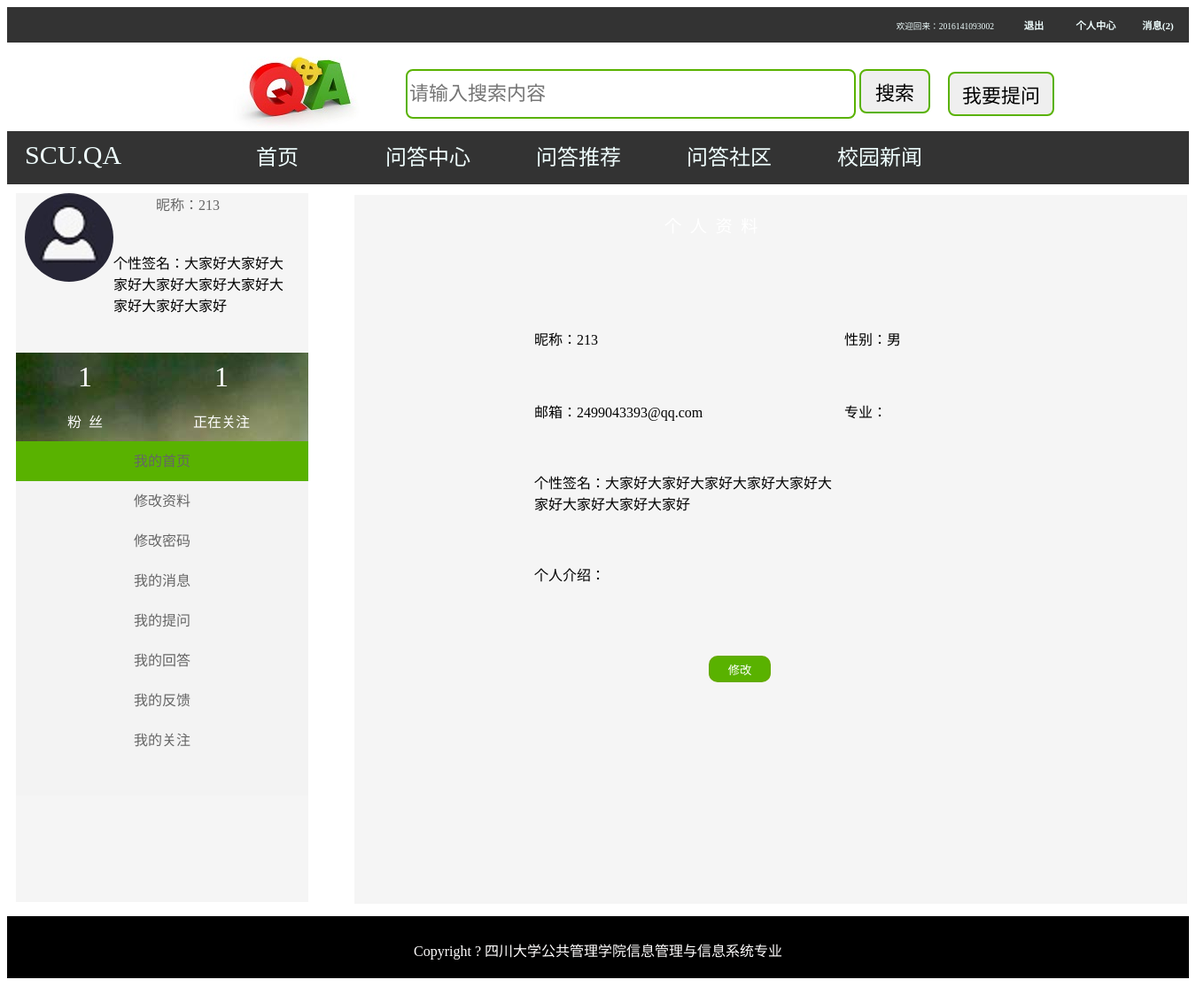
The app's page /usercenter_index/ (signed in) with its own data.
### QA/models.py (models this page shows)
class User(models.Model):
    gender = (
        ('male', "男"),
        ('female', "女"),
    )
    username = models.CharField(max_length=128, unique=True, primary_key=True)
    password = models.CharField(max_length=256)
    sex = models.CharField(max_length=32, choices=gender, default="男")
    c_time = models.DateTimeField(auto_now=True)
    nickname = models.CharField(max_length=50, blank=True)
    profession = models.CharField(max_length=50, blank=True)
    email = models.EmailField()
    per_signature = models.CharField(max_length=1024,blank=True)
    per_introduction = models.TextField(blank=True)
    uid_qid = models.ManyToManyField(to='Question', through='Question_Favorite', through_fields=('fauthor','question'))
    headshot_img = models.ImageField(upload_to='headshot_img', default='headshot_img/headshot.jpg')

### QA/views.py (the view)
    def _get_follow_num(request):
         username = request.session["username"]
         userfollower = models.User_Favorite.objects.filter(follower_id=username)
         userfollower_num = userfollower.count()
         userfollowing = models.User_Favorite.objects.filter(user_id=username)
         userfollowing_num = userfollowing.count()
         return func(request, userfollowing_num, userfollower_num)

### QA/templatetags/filter.py (called while the page is built)
def message_num(username):
    message_num = 0
    if username:
        user = models.User.objects.get(username=username)
        community_apply = models.Community_Apply.objects.filter(community__c_author=user, agree=2)
        message_num = community_apply.count()
    return message_num

### QA/views.py (called while the page is built)
def get_follow_num(func):
    def _get_follow_num(request):
         username = request.session["username"]
         userfollower = models.User_Favorite.objects.filter(follower_id=username)
         userfollower_num = userfollower.count()
         userfollowing = models.User_Favorite.objects.filter(user_id=username)
         userfollowing_num = userfollowing.count()
         return func(request, userfollowing_num, userfollower_num)
    return _get_follow_num

@get_follow_num
def usercenter_index(request,userfollowing_num,userfollower_num):
    if not request.session.get('is_login') == 'yes':
        return redirect("/login/")
    username = request.session["username"]
    user=models.User.objects.get(username=username)
    return render(request, 'usercenter_index.html', locals())

### QA/templates/usercenter_index.html (shortened to what this page needs)
{% extends 'usercenter.html' %}
{% load staticfiles %}
{% block css %}
    <link rel="stylesheet" type="text/css" href="{% static 'css/base.css' %}" >
    <link rel="stylesheet" type="text/css" href="{% static 'css/usercenter.css' %}" >
{% endblock %}
{% block content %}
    <div class="user-right">
          <div class="right_title">
              <div class="title_con">个&nbsp;&nbsp;人&nbsp;&nbsp;资&nbsp;&nbsp;料</div>
          </div>
          <table class="info_tab">
              <tr>
                  <td style="width: 400px">昵称：{{ user.nickname }}</td>
                  <td style="width:150px">性别：{{ user.sex }}</td>
              <tr>
                  <td style="width:300px">邮箱：{{ user.email }}</td>
                  <td style="width:300px">专业：{{ user.profession }}</td>
              </tr>
              <tr>
                  <td>个性签名：{{ user.per_signature }}</td>
              </tr>
              <tr>
                  <td>个人介绍：{{ user.per_introduction }}</td>
              </tr>
          </table>
          <a href="/userinfo_reset/"><button style="height:30px;width:70px;border:2px solid #62ab00;border-radius:10px;background-color: #59B200;color:#fff;margin-left: 400px;margin-top: 50px">修改</button></a>
    </div>
{% endblock %}

### QA/templates/usercenter.html (shortened to what this page needs)
{% extends 'base.html' %}
{% load staticfiles %}
{% block left %}
    <div class="user-left">
      <div class="left-top1">
            <div class="top1">
                <div class="top1-1">
                    <a href="/userinfo_reset/"><img src="{{ user.headshot_img.url }}" style="border-radius: 50%"></a>
                </div>
                <div class="top1-2">
                    <a href="/usercenter_index/">昵称：{{ user.nickname }}</a></div>
                <div class="top1-3">
                    <p>{% if user.per_signature %}个性签名：{{ user.per_signature }}{% else %}<a href="/userinfo_reset/">你还没有个性签名，点这添加！</a>{% endif %}</p>
                </div>
            </div>
            <div class="top2" >
                    <table class="table">
                        <tr class="tr">
                            <td class="td1"><a style="color: #fff;text-decoration: none" href="/my_followers/">{{ userfollower_num}}</a></td>
                            <td class="td1"><a style="color: #fff;text-decoration: none"href="/my_followings/">{{ userfollowing_num }}</a></td>
                        </tr>
                        <tr class="tr">
                            <td class="td2">粉&nbsp;&nbsp;丝</td>
                            <td class="td2">正在关注</td>
                        </tr>
                    </table>
            </div>
      </div>
      <div class="left-top2">
                 <li>{%if request.path == '/usercenter_index/'%} <a class="active" href="/usercenter_index/">我的首页</a>{% else %}<a href="/usercenter_index/">我的首页</a>{% endif %}</li>
                 <li>{%if request.path == '/userinfo_reset/'%}<a class="active" href="/userinfo_reset/">修改资料</a>{% else %}<a href="/userinfo_reset/">修改资料</a>{% endif %}</li>
                 <li>{%if request.path == '/password_modify/'%}<a class="active" href="/password_modify/">修改密码</a>{% else %}<a href="/password_modify/">修改密码</a>{% endif %}</li>
                 <li>{%if request.path == '/user_message/'%} <a class="active" href="/user_message/">我的消息</a>{% else %}<a href="/user_message/">我的消息</a>{% endif %}</li>
                 <li>{%if request.path == '/my_question/'%} <a class="active" href="/my_question/">我的提问</a>{% else %}<a href="/my_question/">我的提问</a>{% endif %}</li>
                 <li>{%if request.path == '/my_answer/'%} <a class="active" href="/my_answer/">我的回答</a>{% else %}<a href="/my_answer/">我的回答</a>{% endif %}</li>
                 <li>{%if request.path == '/user_feedback/'%} <a class="active" href="/user_feedback/">我的反馈</a>{% else %}<a href="/user_feedback/">我的反馈</a>{% endif %}</li>
                 <li>{%if request.path == '/my_followers/'%} <a class="active" href="/my_followers/">我的关注</a>{% else %}<a href="/my_followers/">我的关注</a>{% endif %}</li>
      </div>
    </div>
{% endblock left%}

### QA/templates/base.html (shortened to what this page needs)
{% load staticfiles %}
{% load filter %}
<!DOCTYPE html>
<html lang="en">
<head>
    {% block css %}{% endblock %}
</head>
<body>
{% block header_con %}
   <div class="header">
       <div class="header_nav">
                 {% if request.session.is_login  %}
                     <li class="header_nav_list"><h3><a href="/user_message/">消息({{ request.session.username|message_num}})</a></h3></li>
                    <li class="header_nav_list"><h3><a href="/usercenter_index/">个人中心</a></h3></li>
                     <li class="header_nav_list"><h3><a href="/logout/">退出</a></h3></li>
                     <li class="header_nav_list_welcome">欢迎回来：{{request.session.username }}</li>
                 {% else %}
			         <li class="header_nav_list"><h3><a href="/register/">注册</a></h3></li>
                     <li class="header_nav_list"><h3><a href="/login/">登录</a></h3></li>
                 {% endif %}
       </div>
   </div>
<div class="sou-suo">
        <div class="sou-suo-icon">
            <img src="/static/img/logo.jpg/">
        </div>
        <div class="sou-suo-search">
            <form action="/search/" method="get">
                <input type="text" name="q" placeholder="请输入搜索内容" value="" required>
                <button type="submit" >搜索</button>
            </form>
        </div>
        <div class="sou-suo-question">
            <a href="/question/"><button>我要提问</button></a>
        </div>
</div>
<header class="dao-hang">
    <div class="dao-hang2">
        <div class="logo">SCU.QA</div>
        <li class="dao-hang-lie-biao"><a {%if request.path == '/index/'%} class="active"{% endif %}href="/index/">首页</a></li>
        <li class="dao-hang-lie-biao"><a {%if request.path|slice:"5" == '/type'%} class="active"{% endif %}href="/type_all/">问答中心</a></li>
        <li class="dao-hang-lie-biao"><a {%if request.path|slice:"10" == '/recommend'%} class="active"{% endif %}href="/recommend_hot_question/">问答推荐</a></li>
        <li class="dao-hang-lie-biao"><a {%if request.path|slice:"10" == '/community'%} class="active"{% endif %}href="/community_list/">问答社区</a></li>
        <li class="dao-hang-lie-biao"><a {%if request.path == '/xg_news/'%} class="active"{% endif %}href="/xg_news/">校园新闻</a></li>
    </div>
</header>
{% endblock header_con %}
 {% block left %}{% endblock left %}
{% block content %}{% endblock content %}
{% block bottom %}
   <footer class="wei-bu">
    <div class="ban-quan">
        <p>Copyright ? 四川大学公共管理学院信息管理与信息系统专业</p>
    </div>
   </footer>
{% endblock bottom %}
</body>
</html>

### static/css/base.css (style rules this page uses)
.active { background-color: #59B200; }
.header { width:100%; height:40px; background-color: #333; color: azure; min-width:1263px; }
.header_nav { width:100%; height:40px; background-color: #333; }
.header_nav_list { list-style:none; width: 70px; height: 10px; float: right; text-align:center ; line-height: 0px; }
.header_nav_list a { text-decoration:none; color:azure; font-size:60%; }
.header_nav_list_welcome { list-style:none; width: 100%; height: 10px; float: right; margin-right: 220px; text-align:right ; line-height: 23px; color:azure; font-size: 60%; }
.sou-suo { width: 100%; height: 100px; min-width:1263px; }
.sou-suo-icon { float: left; height: 100px; font-family: Arial; font-size: 60%; margin-left: 250px; }
.sou-suo-search { margin-left: 40px; float: left; }
.sou-suo-search input { width: 500px; height: 50px; border: 2px #59B200 solid; border-radius: 8px; margin-top: 30px; font-size: 22px; }
.sou-suo-question { float: left; margin-left: 20px; }
.sou-suo-search button { width: 80px; height: 50px; border: #59B200 2px solid; border-radius: 8px; margin-top: 30px; font-size: 22px; cursor: pointer; }
.sou-suo-question button { width: 120px; height: 50px; border: #59B200 2px solid; border-radius: 8px; margin-top: 33px; font-size: 22px; cursor: pointer; }
.sou-suo-question a { font-size: 22px; text-decoration:none; color:#000000; }
.dao-hang { width: 100%; min-width:1263px; height: 60px; background-color: #333; color: azure; }
.dao-hang2 { width: 1263px; height: 60px; }
.logo { width: 200px; height: 50px; float: left; margin-top: 10px; font-size: 30px; margin-left: 20px; }
.dao-hang-lie-biao { list-style:none; width: 170px; height: 60px; float: left; text-align: center; line-height:60px; }
.dao-hang-lie-biao a { text-decoration:none; display: block; width: 170px; height: 60px; color: azure; font-size:150%; }
.wei-bu { width: 100%; height: 70px; background-color: #222222; position: relative; margin-bottom: 30px; }
.wei-bu .ban-quan { height: 70px; background-color: #000000; margin: 0 auto; line-height: 80px; text-align: center; color: #fffdfd; }

### static/css/usercenter.css (style rules this page uses)
.user-left { width:330px; height:800px; background-color: whitesmoke; margin-left: 10px; }
.left-top1 { width:330px; height:280px; }
.top1 { width:330px; height:150px; position:relative; margin-top: 10px; }
.top1-1 { width:100px; height:100px; margin-left:10px; bottom:0; float:left; border-radius: 50%; }
.top1-2 { height:50px; float:right; margin-right: 100px; }
.top1-2 a { font-size:100%; height:50px; text-decoration: none; color: #666; }
.top1-3 { float:left; height:100px; width:200px; }
.top2 { width:330px; height:100px; background-image: url("/static/img/top2.jpg"); margin-top: 30px; }
.table { height:100px; margin-left: 0px; }
.tr { height:30px; width:300px; }
.td1 { width:150px; height:30px; font-size: 200%; text-align: center; text-decoration: none; color:#fff ; }
.td2 { width:150px; height:30px; text-align: center; text-decoration: none; color:#fff ; }
.left-top2 { width:330px; height:400px; background-color: rgba(236, 236, 236, 0.22); }
.left-top2 li { height: 45px; list-style: none; color: #fff; }
.left-top2 a { height:45px; text-decoration: none; font-size: 100%; margin-bottom: 5px; color: #666; display:block; line-height:45px ; text-align: center; }
.user-right { width:940px; height:800px; left:400px; position: absolute; top:220px; background-color: whitesmoke; }

### QA/templates/usercenter_index.html (style rules this page uses)
.right_title { background-image:url('/static/img/right_title.jpg');background-size:cover;width: 100%;height: 70px; }
.title_con { padding-top: 20px;color:#fff;width:550px;height:50px;margin-left: 350px;font-size: 120%; }
.info_tab { margin-left:200px;margin-top:50px;width:600px;height:350px; }
tr { height: 40px; }

### records on screen
User: session.username|message_num "2", headshot_img (picture), nickname "213", per_signature "大家好大家好大家好大家好大家好大家好大家好大家好大家好", sex "男", email "2499043393@qq.com"

### other values on screen
{{ request.session.username }} "2016141093002"
{{ userfollower_num }} "1"
{{ userfollowing_num }} "1"
